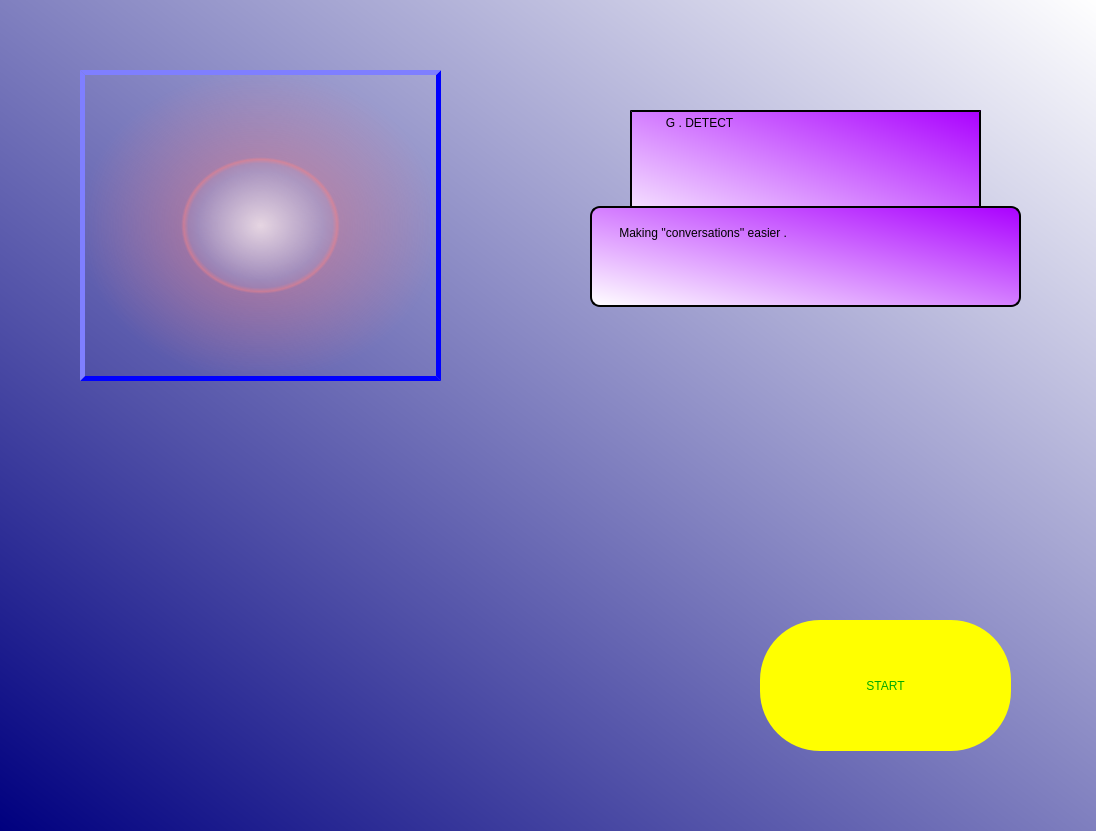
<?xml version="1.0" encoding="UTF-8"?>
<ui version="4.0">
 <class>Dialog</class>
 <widget class="QDialog" name="Dialog">
  <property name="geometry">
   <rect>
    <x>0</x>
    <y>0</y>
    <width>1096</width>
    <height>831</height>
   </rect>
  </property>
  <property name="windowTitle">
   <string>Dialog</string>
  </property>
  <property name="styleSheet">
   <string notr="true">QObject#Dialog {

background-color: qlineargradient(spread:pad, x1:0, y1:1, x2:1, y2:0, stop:0 rgba(0, 0, 127, 255), stop:1 rgba(255, 255, 255, 255));

}</string>
  </property>
  <widget class="QPushButton" name="pushButton">
   <property name="geometry">
    <rect>
     <x>760</x>
     <y>620</y>
     <width>251</width>
     <height>131</height>
    </rect>
   </property>
   <property name="styleSheet">
    <string notr="true">background-color: rgb(58, 255, 242);
font: 75 italic 10pt &quot;MS Serif&quot;;
color: rgb(255, 165, 0);
color: rgb(255, 85, 0);
color: rgb(170, 170, 0);
background-color: rgb(255, 255, 0);
color: rgb(0, 170, 0);
border-radius:60px;
font: 20pt &quot;MS Shell Dlg 2&quot;;</string>
   </property>
   <property name="text">
    <string>START</string>
   </property>
  </widget>
  <widget class="QLabel" name="label">
   <property name="geometry">
    <rect>
     <x>80</x>
     <y>70</y>
     <width>361</width>
     <height>311</height>
    </rect>
   </property>
   <property name="maximumSize">
    <size>
     <width>16777215</width>
     <height>311</height>
    </size>
   </property>
   <property name="styleSheet">
    <string notr="true"> QLabel::setScaledContents(True) ;
background-color: qradialgradient(spread:pad, cx:0.5, cy:0.5, radius:0.5, fx:0.5, fy:0.5, stop:0 rgba(255, 235, 235, 206), stop:0.35 rgba(255, 188, 188, 80), stop:0.4 rgba(255, 162, 162, 80), stop:0.425 rgba(255, 132, 132, 156), stop:0.44 rgba(252, 128, 128, 80), stop:1 rgba(255, 255, 255, 0));
border-style: outset;
border-width: 5px;
border-color: blue;</string>
   </property>
   <property name="text">
    <string/>
   </property>
   <property name="pixmap">
    <pixmap>logo.png</pixmap>
   </property>
   <property name="scaledContents">
    <bool>true</bool>
   </property>
  </widget>
  <widget class="QPlainTextEdit" name="plainTextEdit_2">
   <property name="enabled">
    <bool>true</bool>
   </property>
   <property name="geometry">
    <rect>
     <x>590</x>
     <y>206</y>
     <width>431</width>
     <height>101</height>
    </rect>
   </property>
   <property name="styleSheet">
    <string notr="true">font: italic 14pt &quot;MS Serif&quot;;

background-color: rgb(170, 0, 255);
background-color: qlineargradient(spread:pad, x1:1, y1:0, x2:0, y2:1, stop:0 rgba(170, 0, 255, 255), stop:1 rgba(255, 255, 255, 255));
border-style: outset;
border-width: 2px;
border-color: black;
font: 14pt &quot;MS Shell Dlg 2&quot;;
border-radius:10px;</string>
   </property>
   <property name="plainText">
    <string>
       Making ''conversations'' easier .</string>
   </property>
  </widget>
  <widget class="QPlainTextEdit" name="plainTextEdit">
   <property name="geometry">
    <rect>
     <x>630</x>
     <y>110</y>
     <width>351</width>
     <height>131</height>
    </rect>
   </property>
   <property name="styleSheet">
    <string notr="true">font: 30pt &quot;Gabriola&quot;;
border-style: outset;
border-width: 2px;
border-color: black;
background-color: qlineargradient(spread:pad, x1:1, y1:0, x2:0, y2:1, stop:0 rgba(170, 0, 255, 255), stop:1 rgba(255, 255, 255, 255));</string>
   </property>
   <property name="plainText">
    <string>         G . DETECT</string>
   </property>
  </widget>
  <zorder>pushButton</zorder>
  <zorder>label</zorder>
  <zorder>plainTextEdit</zorder>
  <zorder>plainTextEdit_2</zorder>
 </widget>
 <resources/>
 <connections/>
</ui>
